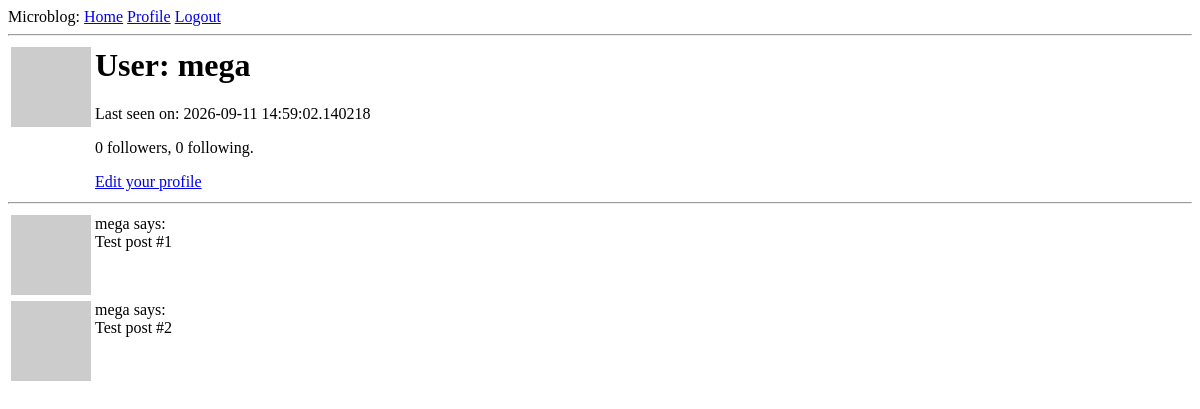
Page /user/mega (signed in) on the earlier database version.
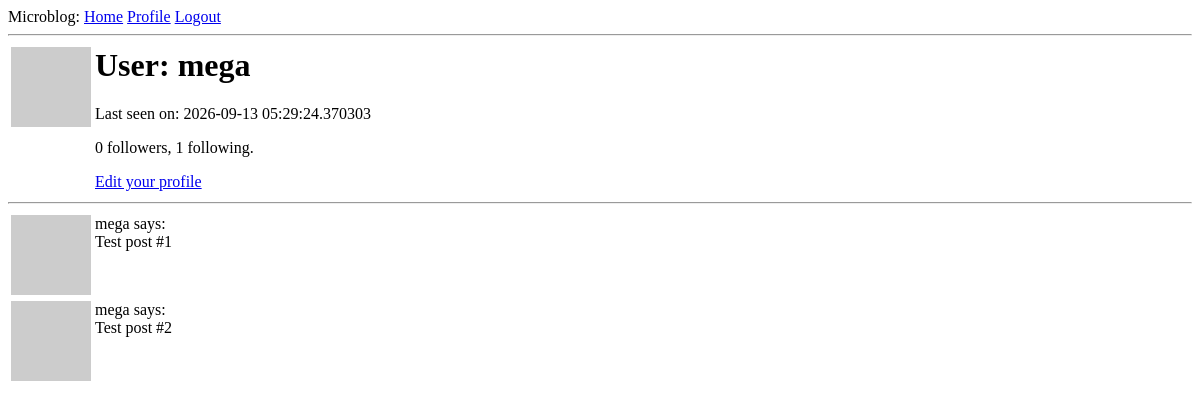
Same page on the later database version.
### app/models.py (models this page shows, shortened)
class User(UserMixin, db.Model):
    id = db.Column(db.Integer, primary_key=True)
    username = db.Column(db.String(64), index=True, unique=True)
    email = db.Column(db.String(120), index=True, unique=True)
    password_hash = db.Column(db.String(128))
    about_me = db.Column(db.String(140))
    last_seen = db.Column(db.DateTime, default=lambda: datetime.now(timezone.utc))
    posts = db.relationship("Post", backref="author", lazy="dynamic")
    followed = db.relationship(
        'User',
        secondary=followers,
        primaryjoin=(followers.c.follower_id == id),
        secondaryjoin=(followers.c.followed_id == id),
        backref=db.backref('followers', lazy='dynamic'),
        lazy='dynamic',
    )
    def avatar(self, size):
        digest = md5(self.email.lower().encode("utf-8")).hexdigest()
        return "https://www.gravatar.com/avatar/{}?d=identicon&s={}".format(
            digest, size
        )

### app/routes.py (the view)
@app.route('/user/<username>')
@login_required
def user(username):
    user = User.query.filter_by(username=username).first_or_404()
    posts = [
        {'author': user, 'body': 'Test post #1'},
        {'author': user, 'body': 'Test post #2'},
    ]
    form = EmptyForm()
    return render_template(
        'user.html',
        title='Profile',
        user=user,
        posts=posts,
        form=form,
    )

### app/models.py (called while the page is built)
@login.user_loader
def load_user(id):
    return User.query.get(int(id))

### app/routes.py (called while the page is built)
@app.before_request
def before_request():
    if current_user.is_authenticated:
        current_user.last_seen = datetime.now(timezone.utc)
        db.session.commit()

### app/templates/user.html (shortened to what this page needs)
{% extends "base.html" %}
{% block content %}
<table>
  <tr valign="top">
    <td><img src="{{ user.avatar(128) }}" alt="{{ user.username }} avatar"></td>
    <td>
      <h1>User: {{ user.username }}</h1>
      {% if user.last_seen %}<p>Last seen on: {{ user.last_seen }}</p>{% endif %}
      <p>{{ user.followers.count() }} followers, {{ user.followed.count() }} following.</p>
      {% if user == current_user %}
      <p><a href="{{ url_for('edit_profile') }}">Edit your profile</a></p>
      {% elif not current_user.is_following(user) %}
      <form action="{{ url_for('follow', username=user.username) }}" method="post">
        {{ form.hidden_tag() }}
        {{ form.submit(value='Follow') }}
      </form>
      {% else %}
      <form action="{{ url_for('unfollow', username=user.username) }}" method="post">
        {{ form.hidden_tag() }}
        {{ form.submit(value='Unfollow') }}
      </form>
      {% endif %}
    </td>
  </tr>
</table>
<hr>
{% for post in posts %}
  {% include '_post.html' %}
{% endfor %}
{% endblock %}

### app/templates/base.html (shortened to what this page needs)
<html>
  <head>
  </head>
  <body>
    <div>
      Microblog:
      <a href="{{ url_for('index') }}">Home</a>
      {% if current_user.is_authenticated %}
        <a href="{{ url_for('user', username=current_user.username) }}">Profile</a>
        <a href="{{ url_for('logout') }}">Logout</a>
      {% else %}
        <a href="{{ url_for('login') }}">Login</a>
      {% endif %}
    </div>
    <hr />
     {% block content %}{% endblock %}
  </body>
</html>

### app/templates/_post.html
<table>
  <tr valign="top">
    <td><img src="{{ post.author.avatar(36) }}" alt="{{ post.author.username }} avatar"></td>
    <td>{{ post.author.username }} says:<br>{{ post.body }}</td>
  </tr>
</table>

Differences in the rows shown:
changed User "mega": last_seen "2026-09-11 14:59:02.140218" → "2026-09-13 05:29:24.370303"
Other differences:
{{ user.followed.count() }}: "0" → "1"
